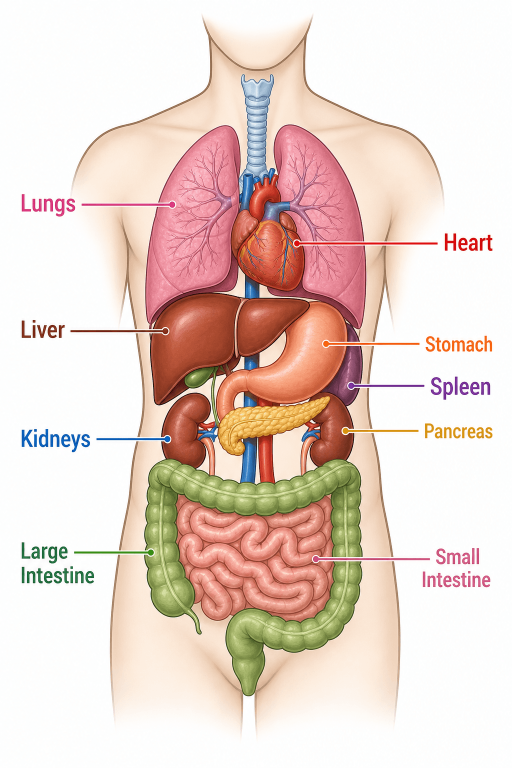
#> input picture anatomi/organ/source.png, 1024 x 1536 px (shown at 1/2 size)
$ python clean.py
#> lines starting #> are read from the running program, lines starting #| are printed output that depends on the picture
#!/usr/bin/env python3
"""Remove the English labels, coloured leader lines and endpoint dots from source.png -> clean.png.

All leader lines in this illustration are horizontal, drawn as a coloured core (~4 px) with a white
halo (total ~10-11 px), ending in a coloured dot with a white ring (outer radius ~8-9 px). Positions
below were measured from the image (colour-distance runs along each line + zoomed, gridded crops),
not guessed.

Filling strategy
- Text (always in the near-white margin): colour/darkness mask, dilated, then cv2.inpaint (TELEA).
- Line band and dot (also where they cross organs or skin): filled column by column from the texture
  just above and below the band, following the local structure direction so slanted organ outlines
  continue straight through (see fill_band). Because the lines are horizontal this keeps the organ
  texture (lung vessels, liver sheen, intestine folds) instead of the smooth smear that cv2.inpaint
  leaves on a 17-px band. The small-intestine dot (tightly curved folds) is re-done with TELEA.
- Finally the near-white background connected to the image border is set to pure white.
"""
import os
import cv2
import numpy as np

HERE = os.path.dirname(os.path.abspath(__file__))
src = cv2.imread(os.path.join(HERE, 'source.png'))
#> src is the input picture: shape (1536, 1024, 3); mean B, G, R 203.5, 212.6, 232.6
img = src.copy()
H, W = img.shape[:2]
#> H = 1536; W = 1024

# name, text colour (BGR), dot centre (x, y), line y, text box (x0, y0, x1, y1), side of text
LEADERS = [
    ('Lungs',           (102, 36, 200), (345.5, 409.5), 409.3, (36, 382, 160, 438), 'L'),
    ('Heart',           (14, 13, 222),  (594.0, 486.8), 486.7, (866, 462, 992, 508), 'R'),
    ('Liver',           (25, 48, 129),  (331.7, 661.3), 662.0, (36, 634, 136, 684), 'L'),
    ('Stomach',         (15, 101, 248), (651.4, 687.2), 687.2, (842, 665, 992, 710), 'R'),
    ('Spleen',          (162, 55, 130), (702.2, 771.0), 771.5, (852, 748, 990, 802), 'R'),
    ('Kidneys',         (190, 99, 11),  (334.3, 878.2), 878.2, (36, 852, 186, 910), 'L'),
    ('Pancreas',        (16, 148, 215), (690.8, 861.6), 861.6, (842, 840, 992, 884), 'R'),
    ('Large Intestine', (75, 125, 43),  (301.7, 1104.8), 1105.6, (36, 1080, 196, 1174), 'L'),
    ('Small Intestine', (129, 86, 208), (631.7, 1117.4), 1117.8, (836, 1088, 990, 1184), 'R'),
]

LINE_HALF = 8     # half height of the line band (core + white halo + antialias)
TELEA_DOTS = {'Small Intestine'}
DOT_R = 11        # radius of the dot mask (dot + white ring + antialias)

def sample(row, xf):
    """Bilinear sample of src along one row at fractional x."""
    x0 = int(np.floor(xf)); f = xf - x0
    x0 = min(max(x0, 0), W - 2)
    return (1 - f) * src[row, x0].astype(float) + f * src[row, x0 + 1].astype(float)


def edge_shift(x, top, bot, G, smax):
    """Horizontal displacement s (over the gap G) that best aligns the structure above and below."""
    gray = srcf_gray
    best, best_s = None, 0
    u = np.arange(-12, 13)
    for s2 in range(-smax, smax + 1):
        s = s2 / 2.0
        cost = 0.0
        for r in (1, 2, 3, 4, 5):
            ya, yb = top - r, bot + r
            da = s * (r - 0.5 + G / 2) / G         # edge position offset at row ya
            xa = np.clip(np.round(x - da + u).astype(int), 0, W - 1)
            xb = np.clip(np.round(x + da + u).astype(int), 0, W - 1)
            cost += np.sum((gray[ya, xa] - gray[yb, xb]) ** 2)
        cost += 40.0 * abs(s)                       # prefer straight down on flat texture
        if best is None or cost < best:
            best, best_s = cost, s
    return best_s


def fill_band(band, cx):
    """Fill a horizontal band (line + dot) from the texture above and below it.

    For every column the local structure direction across the band is estimated (edge_shift);
    each pixel gets its colour from a linear interpolation along that direction between the rows
    just outside the band (seamless; slanted organ outlines run straight through), plus the fine
    detail of a copy taken one band-height above / below along the same direction (keeps the
    texture, e.g. lung vessels). Near strong outlines only the interpolation is used."""
    cols = np.where(band.max(0) > 0)[0]
    shifts = {}
    for x in cols:
        rows = np.where(band[:, x] > 0)[0]
        top, bot = rows.min(), rows.max()
        G = bot - top + 2
        shifts[x] = edge_shift(x, top, bot, G, smax=2 * G)
    xs = sorted(shifts)
    sm = {x: float(np.median([shifts[c] for c in xs[max(0, i - 4):i + 5]])) for i, x in enumerate(xs)}
    # near strong outlines (organ / body contours) use only the directional interpolation: copied
    # texture would put a curved outline in the wrong place. Edge strength = horizontal gradient in
    # the rows just outside the band, within +-3 columns.
    edge = {}
    for x in cols:
        rows = np.where(band[:, x] > 0)[0]
        top, bot = rows.min(), rows.max()
        e = 0.0
        for r in (top - 2, top - 1, bot + 1, bot + 2):
            seg = srcf_gray[r, max(x - 4, 0):x + 5]
            e = max(e, np.abs(np.diff(seg)).max())
        edge[x] = e
    LIN = img.astype(float).copy()   # directional interpolation (structure + colour)
    CP = src.astype(float).copy()    # texture copy (only its fine detail is used)
    WT = np.zeros((H, W), float)
    for x in cols:
        rows = np.where(band[:, x] > 0)[0]
        top, bot = rows.min(), rows.max()
        G = bot - top + 2
        s = sm[x]
        tex = float(np.clip((60.0 - edge[x]) / 35.0, 0.0, 1.0))
        for yy in range(top, bot + 1):
            k = yy - top
            t = (k + 1) / G
            # directional linear interpolation between the rows just outside the band
            LIN[yy, x] = (1 - t) * sample(top - 1, x - t * s) + t * sample(bot + 1, x + (1 - t) * s)
            # texture copies one gap above / below along the structure direction
            up = sample(max(yy - G, 0), x - s)
            dn = sample(min(yy + G, H - 1), x + s)
            CP[yy, x] = (1 - t) * up + t * dn
            d_edge = min(k + 1, G - 1 - k)            # distance to the nearest untouched row
            WT[yy, x] = min(1.0, d_edge / 2.0) * tex
    # colour/brightness from the interpolation, fine texture (vessels, grain) from the copy
    detail = CP - cv2.GaussianBlur(CP, (0, 0), 2.0)
    out = LIN + WT[..., None] * detail
    m = band > 0
    img[m] = np.clip(out[m], 0, 255).astype(np.uint8)

srcf_gray = cv2.cvtColor(src, cv2.COLOR_BGR2GRAY).astype(float)
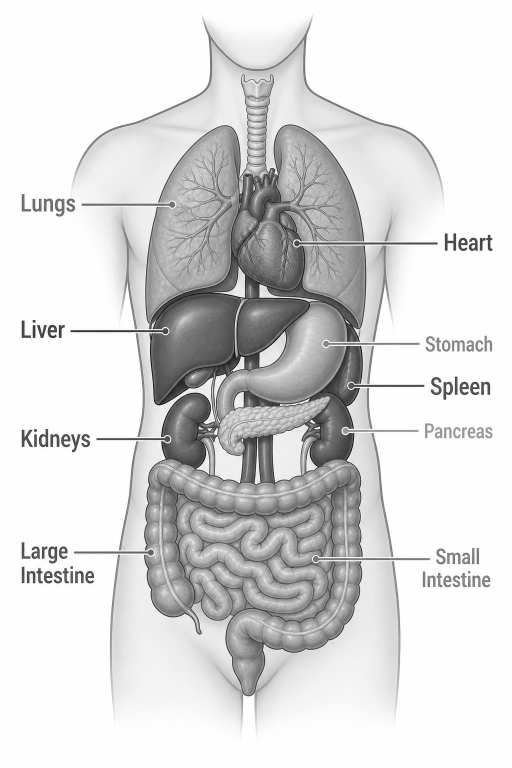
#> srcf_gray: shape (1536, 1024) float64 (shown at 1/2 size); min 12, max 255, mean 217.6
text_mask = np.zeros((H, W), np.uint8)
band_mask = np.zeros((H, W), np.uint8)

for name, col, (dx, dy), ly, (tx0, ty0, tx1, ty1), side in LEADERS:
    # --- text: anything noticeably different from the white margin inside the text box
    roi = src[ty0:ty1, tx0:tx1].astype(int)
    border = np.concatenate([roi[0], roi[-1], roi[:, 0], roi[:, -1]])
    bg = np.median(border, 0)
    m = ((np.abs(roi - bg).sum(2) > 12).astype(np.uint8)) * 255   # glyphs incl. antialiasing
    m = cv2.dilate(m, np.ones((7, 7), np.uint8))
    text_mask[ty0:ty1, tx0:tx1] |= m

    # --- line band from the dot to the text box edge
    x_text = tx1 if side == 'L' else tx0
    xa, xb = sorted((int(round(dx)), x_text))
    y = int(round(ly))
    band = np.zeros((H, W), np.uint8)
    band[y - LINE_HALF:y + LINE_HALF + 1, xa:xb + 1] = 255
    cv2.circle(band, (int(round(dx)), int(round(dy))), DOT_R, 255, -1)
    band_mask |= band

#> (the run stopped early here; a loop or call above may not have finished)
